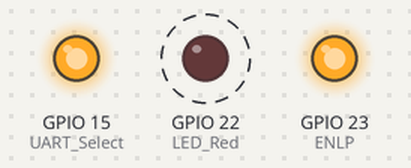
A sketch run on a simulated ESP32-C6. Shown: output pins drawn as LEDs (lit = HIGH). Dashed ring = blinking. What the sketch prints to the serial monitor is not drawn.

Above: at 0.7 s.
Timing chart, 0 to 4.9 s (numbered marks = the images above):
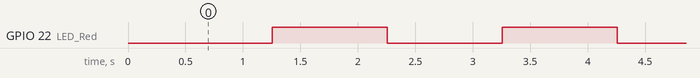

Measured:
- by itself, GPIO 22 (LED_Red): alternates HIGH for 1.0 s and LOW for 1.0 s

The sketch:

RS_485_Comms_TX_Test.ino
```cpp
/*
  Dave Williams, DitroniX 2019-2026 (ditronix.net)
  ESPKnack - IoT ESP32-C6 Based Home and Industrial Controller SDK
  Features include ESP32-C6, LoRa, Isolated I/Os, RS485, 5-60V, 4-20mA, Relays, DIN SDK

  PCA 1.2604 - Basic Bring Up Test Code - May 2026

  Remember!
  - Set the BOARD to Use ESP32C6 Dev Module (or similar).
  - You can also set the BAUD rate up to 921600 to speed up flashing.
  - The SDK does NOT need external power to flash.  It will take Power from the USB 5V.
  - The Serial Monitor is configured for BAUD 115200

  The purpose of this test code is to cycle through the various main functions of the board as part of bring up testing.
  .
  This test code is OPEN SOURCE and formatted for easier viewing.  Although is is not intended for real world use, it may be freely used, or modified as needed.
  It is distributed on an "AS IS" BASIS, WITHOUT WARRANTIES OR CONDITIONS OF ANY KIND, either express or implied.

  Further information, details and examples can be found on our website or github.com/DitroniX

  * github.com/DitroniX
  * github.com/DitroniX/ESPKnack-LoRa-Isolated-I-Os-RS485-5-60V-4-20mA-Relays-DIN
  * github.com/DitroniX/ESPKnack-LoRa-Isolated-I-Os-RS485-5-60V-4-20mA-Relays-DIN/wiki
  * hackster.io/DitroniX/espknack-lora-isolated-i-os-rs485-5-60v-4-20ma-relays-sdk-b70677
*/

// Libraries

// **************** USER VARIABLES / DEFINES / STATIC / STRUCTURES / CONSTANTS ****************

// Constants

#include <Wire.h>

// Hardware Serial 0 pins
#define RXD0 17
#define TXD0 16

// Hardware Serial 1 pins - RS485
#define RXLP 4
#define TXLP 5
#define ENLP 23  // RS485 UART Enable

// **************** OUTPUTS ****************
#define LED_Red 22      // Red LED
#define UART_Select 15  // UART Matrix

// **************** FUNCTIONS AND ROUTINES ****************

// **************** SETUP ****************
void setup() {

  // Stabalise
  delay(250);

  // Initialise UART 0 - USB COM Port
  Serial.begin(115200, SERIAL_8N1, RXD0, TXD0);  // U0
  while (!Serial)
    ;
  Serial.println("UART 0 Opened (USB COM Port)");

  // Initialise UART 1 - RS485 Port
  Serial1.begin(9600, SERIAL_8N1, RXLP, TXLP);  //LP
  while (!Serial)
    ;
  Serial.println("UART 1 Opened (RS485 Port)");

  // Initialise RS485 UART Enable on GP23
  pinMode(ENLP, OUTPUT);

  // Initialise and Configure UART Matrix Select
  pinMode(UART_Select, OUTPUT);
  digitalWrite(UART_Select, HIGH);

  // LED
  pinMode(LED_Red, OUTPUT);

  Serial.println("ESPKnack Bring Up and Test Example Code");
  Serial.println("Running RS485 TX Test");
}

// **************** LOOP ****************
void loop() {

  // Force RS485 UART Driver Enable and Receiver is Disabled
  digitalWrite(ENLP, HIGH);

  Serial1.write("Hello World - Test\n");

  // Cycle RED LED
  digitalWrite(LED_Red, LOW);
  delay(1000);
  digitalWrite(LED_Red, HIGH);
  delay(1000);
}
```
